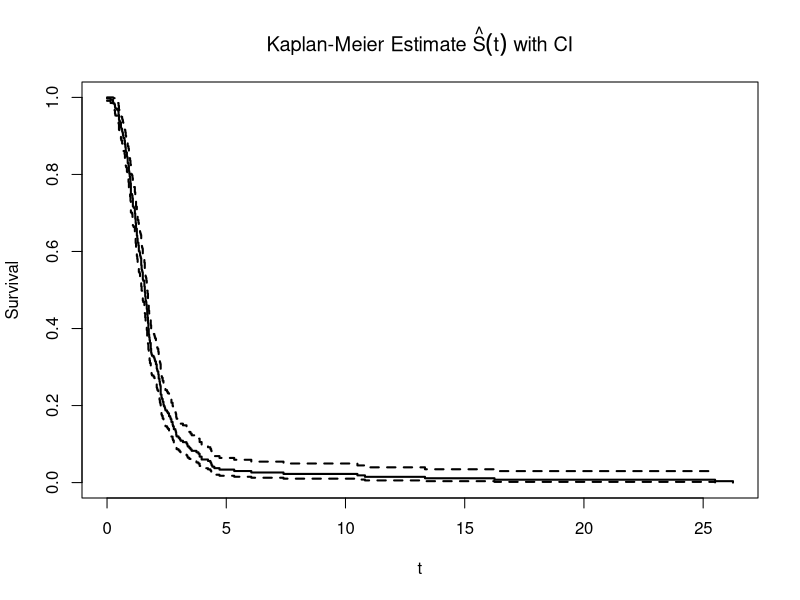
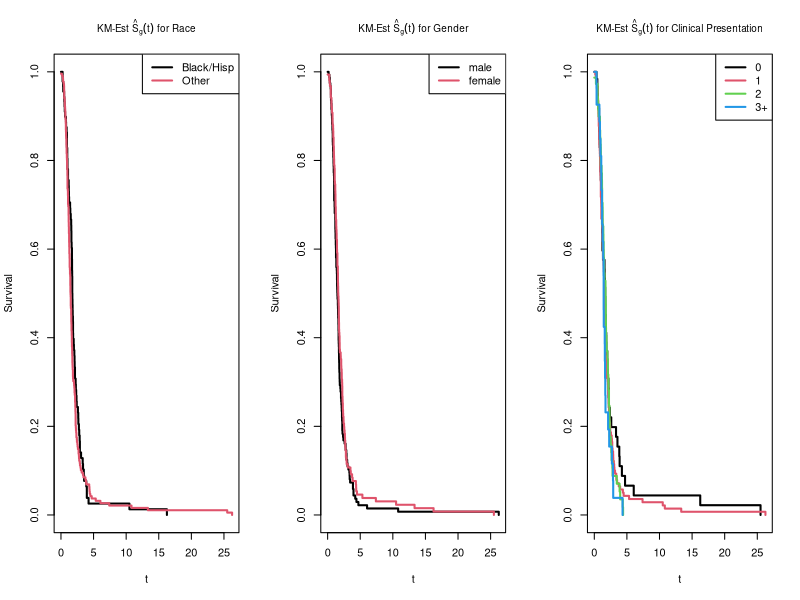
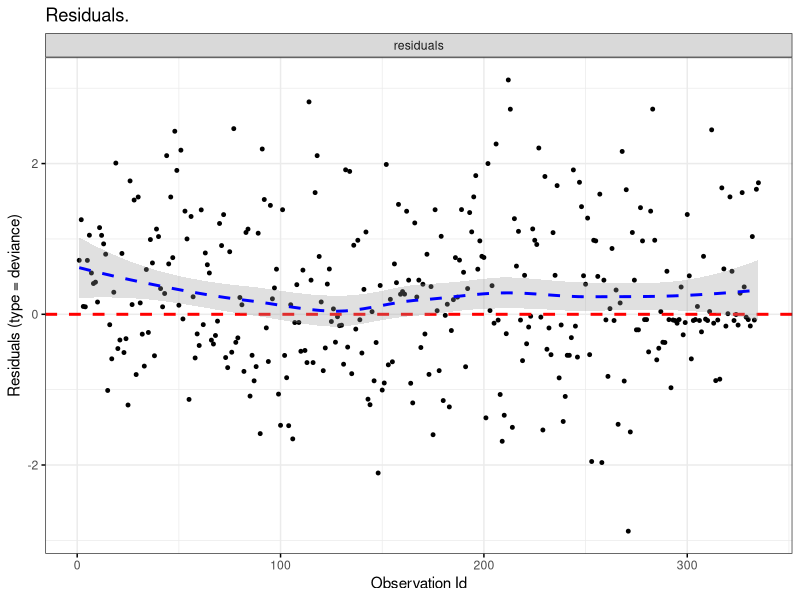
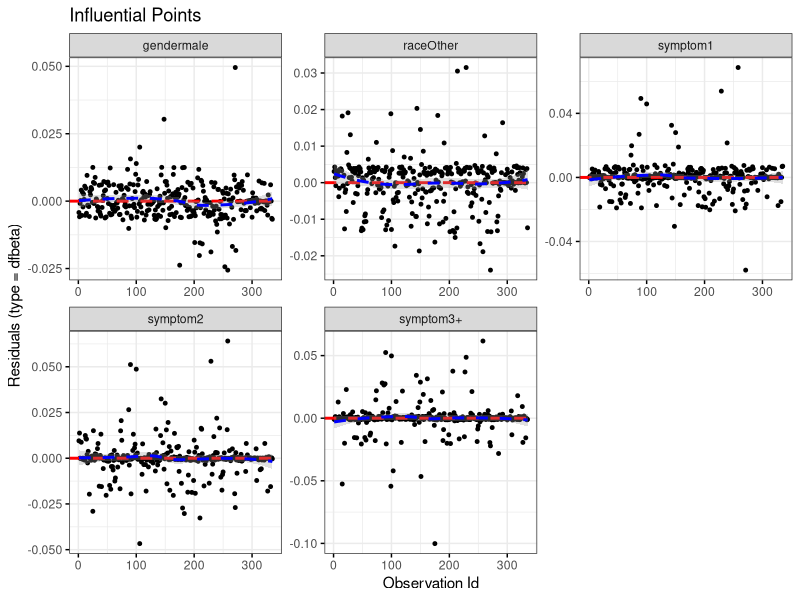

The R source for these figures, in order: (Note: this script raises an error after producing the figures.)
## ---- chunk 1
set.seed(440)
knitr::opts_chunk$set(echo = FALSE, warning = FALSE, message=FALSE)
library(knitr)
library(ggplot2)
library(survival)
library(gridExtra)
library(dplyr)
library(survminer)
library(reshape2)
library(glmnet)
library(arm)
## ---- chunk 2
dat <- read.table("kellydat.txt", header=T)
dat$race = "Other"
dat$race[dat$black==1|dat$hisp==1 ]="Black or Hispanic"
dat$gender = "male"
dat$gender[dat$male==0]="female"
dat$symptom = "0"
dat$symptom[dat$sn1==1]="1"
dat$symptom[dat$sn2==1]="2"
dat$symptom[dat$sn3==1|dat$all4==1]="3+"
dat$scan="not scanned"
dat$scan[dat$fail==1]="scanned"
dat = dat %>% group_by(race) %>% mutate(racescan = ifelse(fail == 1, mean(fail), 1-mean(fail)))
dat = dat %>% group_by(symptom) %>% mutate(symptomscan = ifelse(fail == 1, mean(fail), 1-mean(fail)))
dat = dat %>% group_by(gender) %>% mutate(genderscan = ifelse(fail == 1, mean(fail), 1-mean(fail))) %>% as.data.frame()
## ---- chunk 3
dat.KM <- survfit(Surv(nctdel, fail) ~ 1, data = dat) #estimated survival curve 

plot(dat.KM, main=expression(paste("Kaplan-Meier Estimate ", hat(S)(t), " with CI")),
     xlab="t", ylab="Survival", lwd=2)
## ---- chunk 4

par(mfrow=c(1,3))
dat.KM.race <- survfit(Surv(nctdel, fail) ~ race, type="kaplan-meier", conf.type="log", data=dat)

plot(dat.KM.race, main=expression(paste("KM-Est ", hat(S)[g](t), " for Race")),
     xlab="t", ylab="Survival", lwd=2, col=1:3, cex.main=0.9)
legend(x="topright", col=1:2, lwd=2, legend=c("Black/Hisp", "Other"))

dat.KM.gender <- survfit(Surv(nctdel, fail) ~ male, type="kaplan-meier", conf.type="log", data=dat)

plot(dat.KM.gender, main=expression(paste("KM-Est ", hat(S)[g](t), " for Gender")),
     xlab="t", ylab="Survival", lwd=2, col=1:2, cex.main=0.9)
legend(x="topright", col=1:2, lwd=2, legend=c("male", "female"))

dat.KM.symptom <- survfit(Surv(nctdel, fail) ~ symptom, type="kaplan-meier", conf.type="log", data=dat)

plot(dat.KM.symptom, main=expression(paste("KM-Est ", hat(S)[g](t), " for Clinical Presentation")),
     xlab="t", ylab="Survival", lwd=2, col=1:4, cex.main=0.9)
legend(x="topright", col=1:4, lwd=2, legend=c("0", "1", "2", "3+"))


## ---- chunk 5
fitCPH_all<- coxph(Surv(nctdel, fail) ~ gender+race+symptom, data=dat)
## ---- chunk 6
ggcoxdiagnostics(fitCPH_all, type = "deviance",
                 linear.predictions = FALSE, ggtheme = theme_bw(), main= "Residuals.") #residuals
## ---- chunk 7
ggcoxdiagnostics(fitCPH_all, type = "dfbeta",
                 linear.predictions = FALSE, ggtheme = theme_bw(),  main="Influential Points")#influential points
## ---- chunk 8
kable(data.frame(cox.zph(fitCPH_all)[[1]]))
## ---- chunk 9
summary(fitCPH_all)
## ---- chunk 10

lower_bound <- function(x, bounds){
  ret <- rep(NA, length(x))
  for(i in 1:length(x)){
    xi <- x[i]
    found <- (which(xi >= c(-Inf, bounds) & (xi <= c(bounds, Inf))))[1] - 1
    if(found==0){found<-1}
    ret[i] <- bounds[found]
  }
  return(ret)
}

de_logit <- function(logodds){
  o <- exp(logodds)
  p <- o/(1+o)
  return(p)
}
bounds <- 0:5

dat$timecat <- as.integer(as.factor(lower_bound(dat$nctdel, bounds)))
dat$personid <- 1:nrow(dat)
datcat <- merge(dat$personid, bounds) %>% 
          mutate(personid=x, timecat=as.integer(as.factor(y))) %>%
            #take all unique combinations of people and time categories
          merge(dat, by=c("personid", "timecat"), all=TRUE) %>%
          mutate(fail = ifelse(is.na(fail), 0, fail)) %>%
            #add fail column
          group_by(personid) %>%
          mutate(maxtimecat = (timecat)[!is.na(nctdel)],
                 atrisk = (timecat <= maxtimecat)) %>%
          filter(atrisk) %>%
            #for each person, identify rows where persons are not at risk (after they fail/drop out), and remove those rows
          dplyr::select(personid, timecat, fail) %>%
          as.data.frame()

#code to add predictors of race, gender, and number of symptoms
datcat <- merge(datcat, dat, by="personid", all=T) %>% 
          mutate(symptom0 = ifelse(symptom == 0, 1, 0),
                 symptom1 = ifelse(symptom == 1, 1, 0),
                 symptom2 = ifelse(symptom == 2, 1, 0),
                 raceother = ifelse(race == "Other", 1, 0), 
                 male = ifelse(gender == "male", 1, 0), 
                 personid = as.integer(personid), 
                 timecat = as.integer(timecat.x), 
                 fail = as.integer(fail.x)) %>% 
          dplyr::select(personid, timecat = timecat, fail = fail, symptom0, symptom1, symptom2, raceother, male)

#code to add indicator effects of every timeunit
Xmat <- array(0, c(nrow(datcat), length(bounds)))
# previd <- NA
# changes <- c(diff(datcat$personid), 1) #a 1 marks the final index of each personid
# counts <- data.frame(x = datcat$personid) %>% group_by(x) %>% mutate(n=n()) %>% '[['("n")

for(r in 1:nrow(datcat)){
  Xmat[r,datcat$timecat[r]] <- 1
}

colnames(Xmat) <- paste0("X",1:ncol(Xmat))


datcat_X <- (cbind((datcat), Xmat))

#nullmod <- glm(fail ~ 1, data=datcat_X, family="binomial")

logistic_diagnostics <- function(mod=NA, ydat=y, Xdat=X){
  
  if(class(mod) == "cv.glmnet"){
    fitvals <- predict.cv.glmnet(mod, newx = Xdat, s="lambda.min")
  }else{
    fitvals <- predict.glm(mod, newdata=data.frame(Xdat))
  }
  p_hat <- de_logit(fitvals)
  resids_p <- (ydat-p_hat)/(sqrt(p_hat*(1-p_hat)))
  s <- ydat; s[ydat==0] <- -1
  resids_d <- s*sqrt(-2*(ydat*log(p_hat) + (1-ydat)*log(1-p_hat)))
  resids_p_stat <- sum(resids_p^2)
  resids_d_stat <- -2*sum(ydat*log(p_hat) + (1-ydat)*log(1-p_hat))
  p <- sum(as.matrix(coef(mod)) != 0)
  dof <- nrow(Xdat)-p
  return(list(p_hat = p_hat, resids_p=resids_p, resids_p_stat=resids_p_stat, resids_d=resids_d, resids_d_stat=resids_d_stat, dof=dof))
}

indepcols <- which(!colnames(datcat_X) %in% c("fail", "personid", "timecat"))
X <- as.matrix(datcat_X[,indepcols])
y <- datcat_X$fail

#0 means no incercept
logmod <- glm(y ~ 0 + ., family="binomial", data = as.data.frame(cbind(y,X)))
logmod_stats <- logistic_diagnostics(logmod)
logmodtest <- pchisq(logmod$deviance, logmod$df.residual, lower=FALSE)

lassomod <- cv.glmnet(y=y, x = X, family="binomial", type.measure="class", alpha = 1, intercept=FALSE)
lassomod_stats <- logistic_diagnostics(lassomod)
lassomodtest <- pchisq(lassomod_stats$resids_d_stat, lassomod_stats$dof, lower=FALSE)

ridgemod <- cv.glmnet(y=y, x = X, family="binomial", type.measure="class", alpha = 0,intercept=FALSE)
ridgemod_stats <- logistic_diagnostics(ridgemod)
ridgemodtest <- pchisq(ridgemod_stats$resids_d_stat, ridgemod_stats$dof, lower=FALSE)
## ---- chunk 11
#evaluating deviance of models. small p-value = lack of fit
#par((mfrow = c(3,1)))

stats <- summary(logmod)$coefficients
xbar <- stats[,1]
sigma <- stats[,2]
logmodcoef <- xbar + 1.96*cbind(-sigma, sigma)
logmodcoef <- round(logmodcoef,4)
colnames(logmodcoef) <- c("Lower", "Upper")
binnedplot(x=logmod$fitted.values, y=logmod_stats$resids_d, main = "OLS Logistic Regression Binned Residuals", ylab = "Deviance Residuals", xlab = "Fitted Values", nclass = 50)
## ---- chunk 12
lassomodcoef <- round(as.matrix(coef(lassomod)),4)
colnames(lassomodcoef) <- "LASSO Estimate"
binnedplot(x=lassomod_stats$p_hat, y=lassomod_stats$resids_d, main = "LASSO Logistic Regression Binned Residuals", ylab = "Deviance Residuals", xlab = "Fitted Values", nclass = 50)
## ---- chunk 13
ridgemodcoef <- round(as.matrix(coef(ridgemod)),4)
colnames(ridgemodcoef) <- "Ridge Estimate"
binnedplot(x=ridgemod_stats$p_hat, y=ridgemod_stats$resids_d, main = "Ridge Logistic Regression Binned Residuals", ylab = "Deviance Residuals", xlab = "Fitted Values", nclass = 50)
## ---- chunk 14
d <- round(matrix(c(logmodtest, lassomodtest, ridgemodtest)),4)
colnames(d) <- "Deviance p-value"
rownames(d) <- c("OLS", "LASSO Penalty", "Ridge Penalty")

kable(d)
kable(logmodcoef)
kable(lassomodcoef)
kable(ridgemodcoef)
